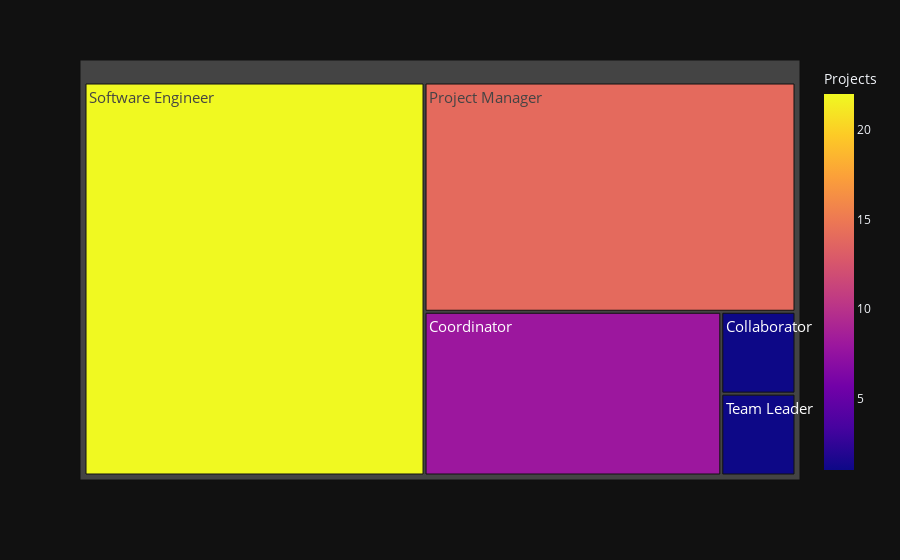

Notebook source saved alongside this figure:
### Markdown cell above
Role I played in the projects

### Code cell
count = Counter()
for row in projects['JobTitle']:
    try:
        row_list = row.split(";")
    except:
        pass
    count.update(Counter(combinations(row_list, 1)))
dic = dict()    
for key,value in count.most_common(10):
    dic[key[0]] = value
jobTitle = pd.DataFrame()
jobTitle["JobTitle"] = dic.keys()
jobTitle["Count"] = dic.values()
jobTitle["Count %"] = jobTitle["Count"].apply(lambda x: (x*100)/projects.shape[0])

fig1 = px.treemap(jobTitle[:100], path=["JobTitle"], values="Count", hover_data=["JobTitle","Count"], 
                  color="Count", 
                  template="plotly_dark",
                   labels={"Count":"Projects", "JobTitle":"Job Title"})
                   
fig1.update_layout(uniformtext=dict(minsize=15, mode='show'))
fig1.show()

### Figure 1 — Plotly figure (JSON) as saved in the notebook; plotly's stock layout.template omitted (floating-point values rounded to 4 significant figures)
{"data": [{"branchvalues": "total", "customdata": [["Collaborator", 1, 1], ["Coordinator", 8, 8], ["Project Manager", 14, 14], ["Software Engineer", 22, 22], ["Team Leader", 1, 1]], "domain": {"x": [0, 1], "y": [0, 1]}, "hovertemplate": "labels=%{label}<br>Count_sum=%{value}<br>parent=%{parent}<br>id=%{id}<br>Job Title=%{customdata[0]}<br>Projects=%{color}<extra></extra>", "ids": ["Collaborator", "Coordinator", "Project Manager", "Software Engineer", "Team Leader"], "labels": ["Collaborator", "Coordinator", "Project Manager", "Software Engineer", "Team Leader"], "marker": {"coloraxis": "coloraxis", "colors": [1, 8, 14, 22, 1]}, "name": "", "parents": ["", "", "", "", ""], "type": "treemap", "values": [1, 8, 14, 22, 1]}], "layout": {"coloraxis": {"colorbar": {"title": {"text": "Projects"}}, "colorscale": [[0, "#0d0887"], [0.1111, "#46039f"], [0.2222, "#7201a8"], [0.3333, "#9c179e"], [0.4444, "#bd3786"], [0.5556, "#d8576b"], [0.6667, "#ed7953"], [0.7778, "#fb9f3a"], [0.8889, "#fdca26"], [1, "#f0f921"]]}, "legend": {"tracegroupgap": 0}, "margin": {"t": 60}, "uniformtext": {"minsize": 15, "mode": "show"}}}
